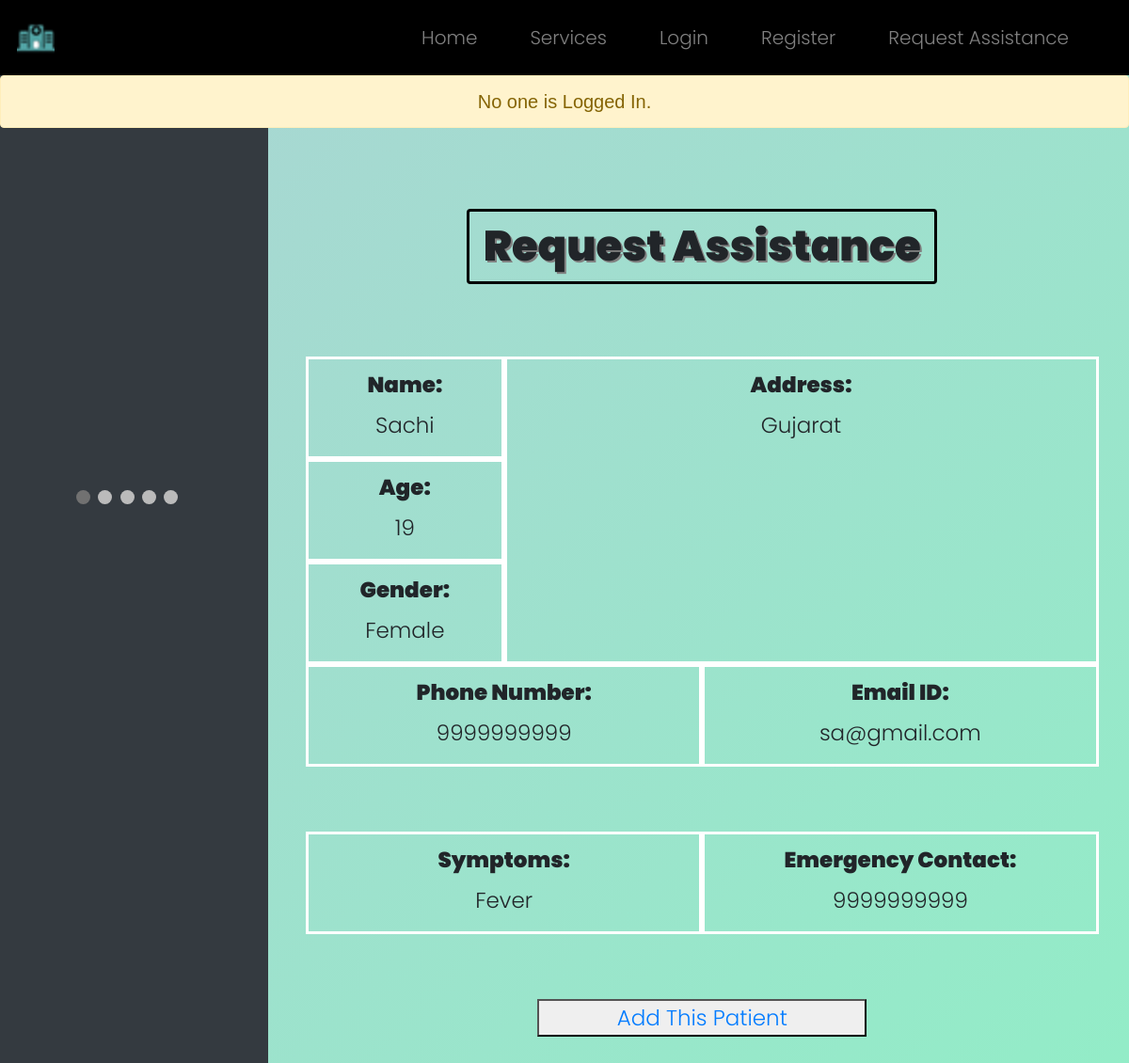
Page /request/4 on the earlier database version.
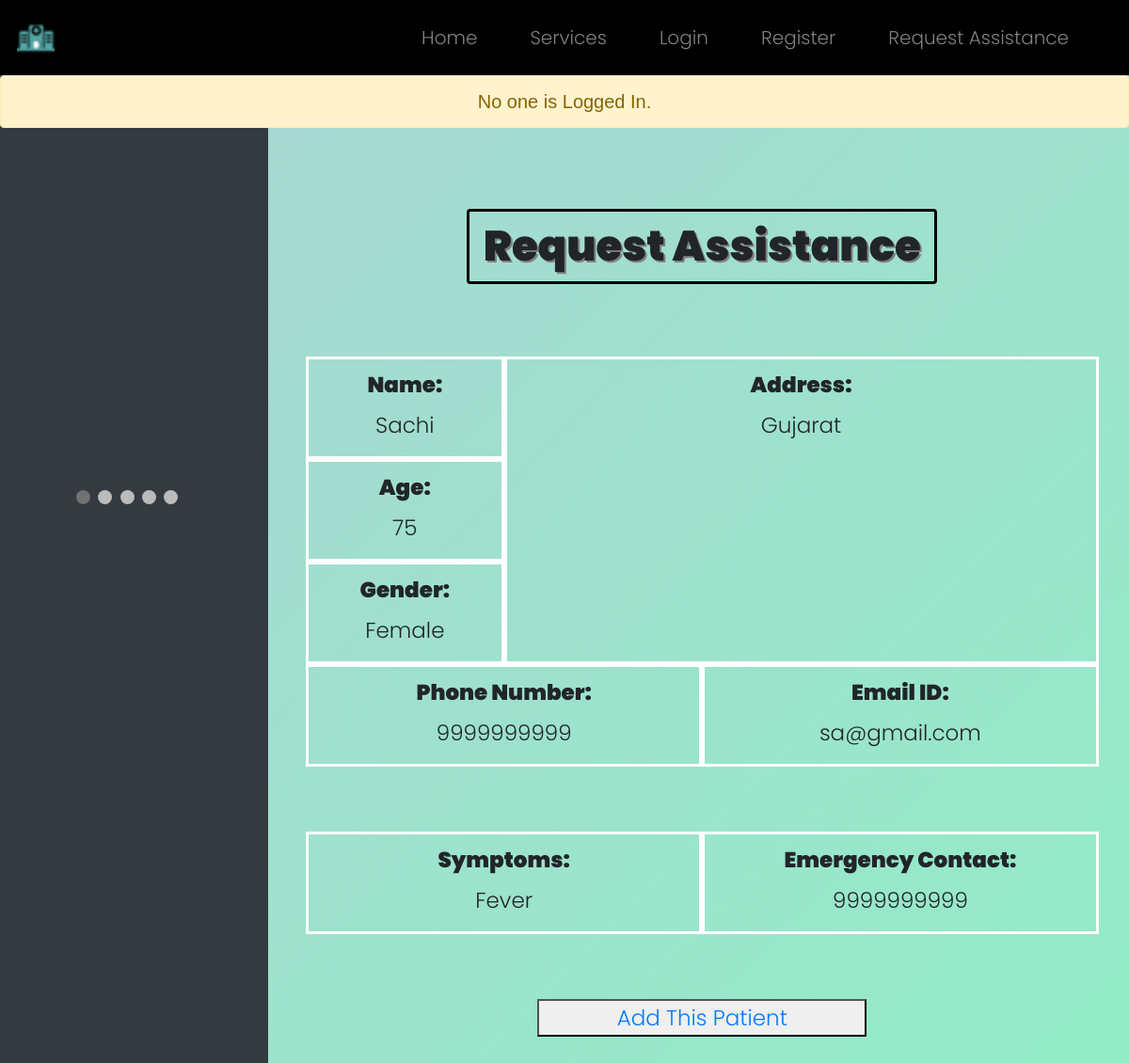
Same page on the later database version.
### WebApp/models.py (models this page shows)
class Req(models.Model):
    req_id = models.AutoField(primary_key=True)
    name = models.CharField(max_length=64)
    age = models.IntegerField()
    gender = models.CharField(max_length=64)
    address = models.TextField()
    phone = models.CharField(max_length=64)
    email = models.CharField(max_length=64)
    symptoms = models.TextField()
    emg_phone = models.CharField(max_length=64)

### WebApp/views.py (the view)
# urls.py: path("request/<id>", views.indirequest, name="indirequest"),
def indirequest(request, id):
    req=Req.objects.get(req_id=id)
    return render (request, "WebApp/indirequest.html", {"req": req})

### WebApp/templates/WebApp/indirequest.html (shortened to what this page needs)
{% extends "WebApp/layout.html" %}
{% load static %}
{% block notif %}
<div class="notif">
    {% if user.is_authenticated %}
        <div class="alert alert-success" role="alert">
            <center>Logged in as <strong>{{ user.username }}</strong>.</center>
        </div>
    {% else %}
        <div class="alert alert-warning" role="alert">
            <center>No one is Logged In.</center>
        </div>
    {% endif %}
</div>
{% endblock %}
{% block body %}
<div class="row">
    <div class="col-3 abtimg">
        <div class="slideshow-container">
            </div>
            <br>
            <div style="text-align:center">
              <span class="dot"></span>
              <span class="dot"></span>
              <span class="dot"></span>
              <span class="dot"></span>
              <span class="dot"></span>
            </div>
    </div>
    <div class="col-9 login" style="font-size: min(23px,4vw); margin-bottom: 100px;  border: none;">
        <center><h1 class=tit>Request Assistance</h1></center>
        <br><br>
        <center>
        <form class="form" action="{% url 'request' %}" method="post" style="margin-left: 40px; margin-right: 40px;">
            <div class=row>
                <div class=col-3>
                    <div class=row>
                        <div class="col">
                            <label>Name:</label>
                            <p>{{req.name}}</p>
                        </div>
                    </div>
                    <div class=row>
                        <div class="col">
                            <label>Age:</label>
                            <p>{{req.age}}</p>
                        </div>
                    </div>
                    <div class=row>
                        <div class="col">
                            <label>Gender:</label>
                            <p>{{req.gender}}</p>
                        </div>
                    </div>
                </div>
                <div class="col-9">
                    <label>Address:</label>
                    <p>{{req.address}}</p>
                </div>
            </div>
            <div class=row>
                <div class="col">
                    <label>Phone Number:</label>
                    <p>{{req.phone}}</p>
                </div>
                <div class="col">
                    <label>Email ID:</label>
                    <p>{{req.email}}</p>
                </div>
            </div>
            <br><br>
            <div class=row>
                <div class="col">
                    <label>Symptoms:</label>
                    <p>{{req.symptoms}}</p>
                </div>
                <div class="col">
                    <label>Emergency Contact:</label>
                    <p>{{req.emg_phone}}</p>
                </div>
            </div>
            </center>
            <br><br>
            <center><button type="submit" class="update"><a href="{% url 'addrequest' id=req.req_id %}">Add This Patient</a></button></center>
    </div>
  </div>
{% endblock %}

Differences in the rows shown:
changed Req "Sachi": age "19" → "75"
